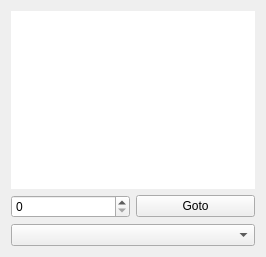
<?xml version="1.0" encoding="UTF-8"?>
<ui version="4.0">
 <class>RotatorWidget</class>
 <widget class="QWidget" name="RotatorWidget">
  <property name="geometry">
   <rect>
    <x>0</x>
    <y>0</y>
    <width>266</width>
    <height>257</height>
   </rect>
  </property>
  <property name="windowTitle">
   <string>Form</string>
  </property>
  <layout class="QVBoxLayout" name="verticalLayout">
   <item>
    <widget class="QGraphicsView" name="compassView">
     <property name="focusPolicy">
      <enum>Qt::ClickFocus</enum>
     </property>
     <property name="frameShape">
      <enum>QFrame::NoFrame</enum>
     </property>
     <property name="frameShadow">
      <enum>QFrame::Plain</enum>
     </property>
     <property name="renderHints">
      <set>QPainter::Antialiasing|QPainter::SmoothPixmapTransform|QPainter::TextAntialiasing</set>
     </property>
    </widget>
   </item>
   <item>
    <layout class="QHBoxLayout" name="horizontalLayout">
     <item>
      <widget class="QSpinBox" name="gotoSpinBox">
       <property name="focusPolicy">
        <enum>Qt::ClickFocus</enum>
       </property>
       <property name="minimum">
        <number>0</number>
       </property>
       <property name="maximum">
        <number>359</number>
       </property>
      </widget>
     </item>
     <item>
      <widget class="QPushButton" name="gotoButton">
       <property name="focusPolicy">
        <enum>Qt::ClickFocus</enum>
       </property>
       <property name="text">
        <string>Goto</string>
       </property>
      </widget>
     </item>
    </layout>
   </item>
   <item>
    <widget class="QComboBox" name="rotProfileCombo"/>
   </item>
  </layout>
 </widget>
 <resources/>
 <connections>
  <connection>
   <sender>gotoButton</sender>
   <signal>clicked()</signal>
   <receiver>RotatorWidget</receiver>
   <slot>gotoPosition()</slot>
   <hints>
    <hint type="sourcelabel">
     <x>197</x>
     <y>233</y>
    </hint>
    <hint type="destinationlabel">
     <x>132</x>
     <y>128</y>
    </hint>
   </hints>
  </connection>
  <connection>
   <sender>rotProfileCombo</sender>
   <signal>currentIndexChanged(QString)</signal>
   <receiver>RotatorWidget</receiver>
   <slot>rotProfileComboChanged(QString)</slot>
   <hints>
    <hint type="sourcelabel">
     <x>132</x>
     <y>235</y>
    </hint>
    <hint type="destinationlabel">
     <x>132</x>
     <y>128</y>
    </hint>
   </hints>
  </connection>
 </connections>
 <slots>
  <slot>gotoPosition()</slot>
  <slot>rotProfileComboChanged(QString)</slot>
 </slots>
</ui>
